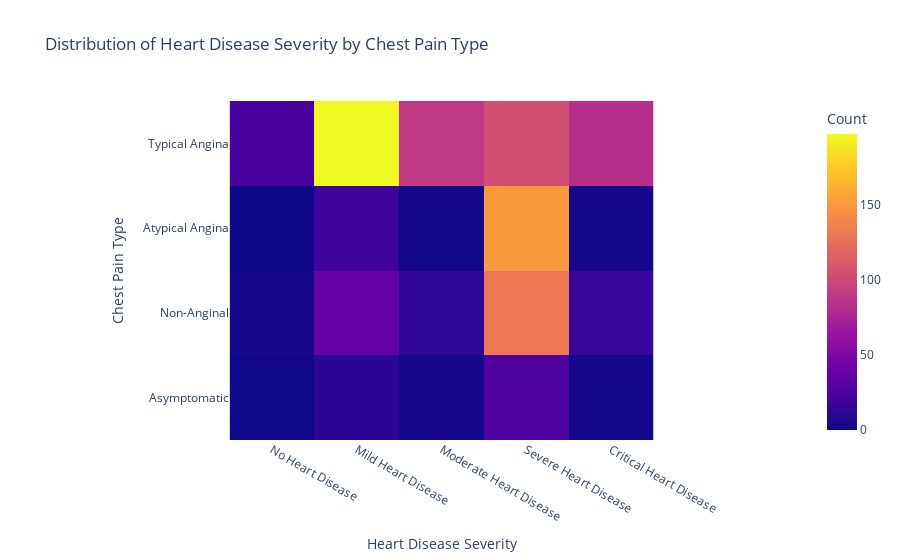

Notebook code cell kept with this figure:
### Code cell
heart_disease_counts = heart_disease_data.groupby(['chest_pain_type', 'sex', 'predicted_attribute']).size().reset_index(name='count')
heatmap_data = heart_disease_counts.pivot_table(index='chest_pain_type', columns='predicted_attribute', values='count', aggfunc='sum', fill_value=0)

fig = px.imshow(
    heatmap_data,
    labels=dict(x="Heart Disease Severity", y="Chest Pain Type", color="Count"),
    x=['No Heart Disease', 'Mild Heart Disease', 'Moderate Heart Disease', 'Severe Heart Disease', 'Critical Heart Disease'],
    y=['Typical Angina', 'Atypical Angina', 'Non-Anginal', 'Asymptomatic'],
    title="Distribution of Heart Disease Severity by Chest Pain Type"
)

fig.show()

### Figure 1 — Plotly figure (JSON) as saved in the notebook; plotly's stock layout.template omitted (floating-point values rounded to 4 significant figures)
{"data": [{"coloraxis": "coloraxis", "hovertemplate": "Heart Disease Severity: %{x}<br>Chest Pain Type: %{y}<br>Count: %{z}<extra></extra>", "name": "0", "type": "heatmap", "x": ["No Heart Disease", "Mild Heart Disease", "Moderate Heart Disease", "Severe Heart Disease", "Critical Heart Disease"], "xaxis": "x", "y": ["Typical Angina", "Atypical Angina", "Non-Anginal", "Asymptomatic"], "yaxis": "y", "z": [[23, 197, 89, 104, 83], [0, 19, 2, 150, 3], [4, 37, 14, 131, 17], [1, 12, 4, 26, 3]]}], "layout": {"coloraxis": {"colorbar": {"title": {"text": "Count"}}, "colorscale": [[0, "#0d0887"], [0.1111, "#46039f"], [0.2222, "#7201a8"], [0.3333, "#9c179e"], [0.4444, "#bd3786"], [0.5556, "#d8576b"], [0.6667, "#ed7953"], [0.7778, "#fb9f3a"], [0.8889, "#fdca26"], [1, "#f0f921"]]}, "title": {"text": "Distribution of Heart Disease Severity by Chest Pain Type"}, "xaxis": {"anchor": "y", "constrain": "domain", "domain": [0, 1], "scaleanchor": "y", "title": {"text": "Heart Disease Severity"}}, "yaxis": {"anchor": "x", "autorange": "reversed", "constrain": "domain", "domain": [0, 1], "title": {"text": "Chest Pain Type"}}}}
